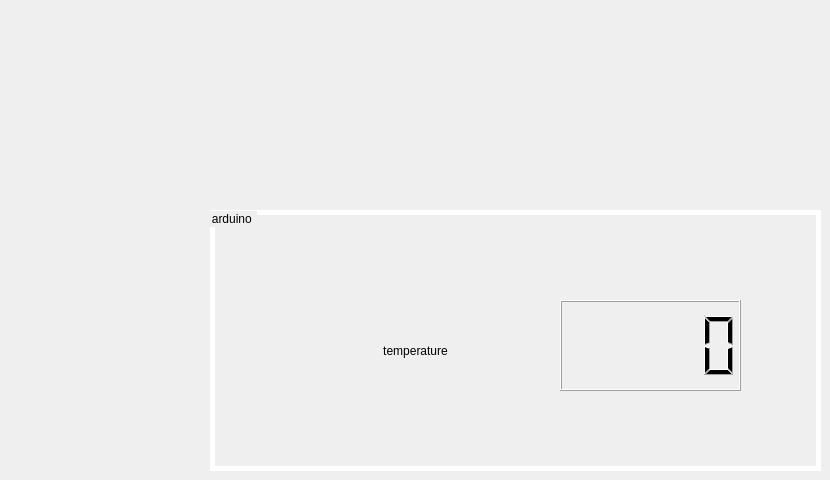
   <widget class="QWidget" name="tab_5">
    <attribute name="title">
     <string>arduino</string>
    </attribute>
    <widget class="QGroupBox" name="groupBox_9">
     <property name="geometry">
      <rect>
       <x>210</x>
       <y>210</y>
       <width>611</width>
       <height>261</height>
      </rect>
     </property>
     <property name="styleSheet">
      <string notr="true">QGroupBox{
border: 5px solid gray;
	border-color: rgb(255, 255, 255);
font: 10pt &quot;MS Shell Dlg 2&quot;;


}
Q{
border: 5px solid gray;
	border-color: rgb(255, 255, 255);
font: 10pt &quot;MS Shell Dlg 2&quot;;


}</string>
     </property>
     <property name="title">
      <string>arduino </string>
     </property>
     <widget class="QLabel" name="label_4">
      <property name="geometry">
       <rect>
        <x>60</x>
        <y>100</y>
        <width>291</width>
        <height>81</height>
       </rect>
      </property>
      <property name="styleSheet">
       <string notr="true">Qlabel{
border: 5px solid gray;
	border-color: rgb(255, 255, 255);
font: 10pt &quot;MS Shell Dlg 2&quot;;


}</string>
      </property>
      <property name="text">
       <string>temperature</string>
      </property>
      <property name="alignment">
       <set>Qt::AlignCenter</set>
      </property>
     </widget>
     <widget class="QLCDNumber" name="lcdNumber">
      <property name="geometry">
       <rect>
        <x>350</x>
        <y>90</y>
        <width>181</width>
        <height>91</height>
       </rect>
      </property>
     </widget>
    </widget>
   </widget>
